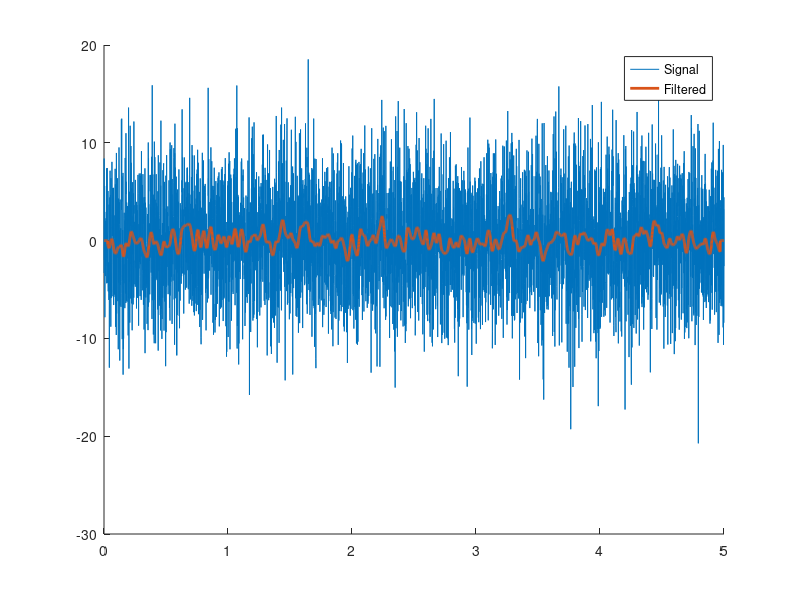

Recreate this plot in MATLAB.
%%
%     Curso do canal ExataMenteS
%     Aula 62 - Filtro Gaussiano
%     Se inscreva no canal e nos ajude a crescer <3
%     https://www.youtube.com/channel/UCZyFebN0_gF2yy5fhVhlXtA
%     Professor: Joao Pinheiro
%     Copyright https://github.com/joaomh
%%

% Gauss Smooth
% Create signal
FreqHz = 1000; % Hz
time  = 0:1/FreqHz:5;
N     = length(time);
P     = 5; % poles for random interpolation, this gives the up and down of the signal

% Noise level
NoiseAmp = 5; 

% Amplitude modulator and noise level
Ampl   = interp1(rand(P,1),linspace(1,P,N));     % use interp1 to create a p-pole time series
Noise  = NoiseAmp * randn(size(time));           % random numbers scaled by noiseamp
Signal = Ampl .* sin( 2*pi * time * 5 ) + Noise; % ampl times sine wave plus noise

% Initialize filtered signal vector
FilterSignal = zeros(size(Signal)); % zeros( size(signal) )
Sigma = 25;
k = 30;
GaussTime = 1000*(-k:k)/FreqHz;
Gauss = exp( -(4*log(2)*GaussTime.^2) ./ Sigma^2 );
GaussNorm = Gauss ./ sum(Gauss);

% Implement the Gauss Smooth 
for i = k+1:N-k-1
    % Each point is the average of k surrounding points
    FilterSignal(i) =  sum(Signal(i-k:i+k) .* GaussNorm)  ;
end

% Plot the signals
figure(2), clf, hold on
plot(time,Signal, time, FilterSignal, 'linew', 2)
legend({'Signal';'Filtered'})
zoom on
